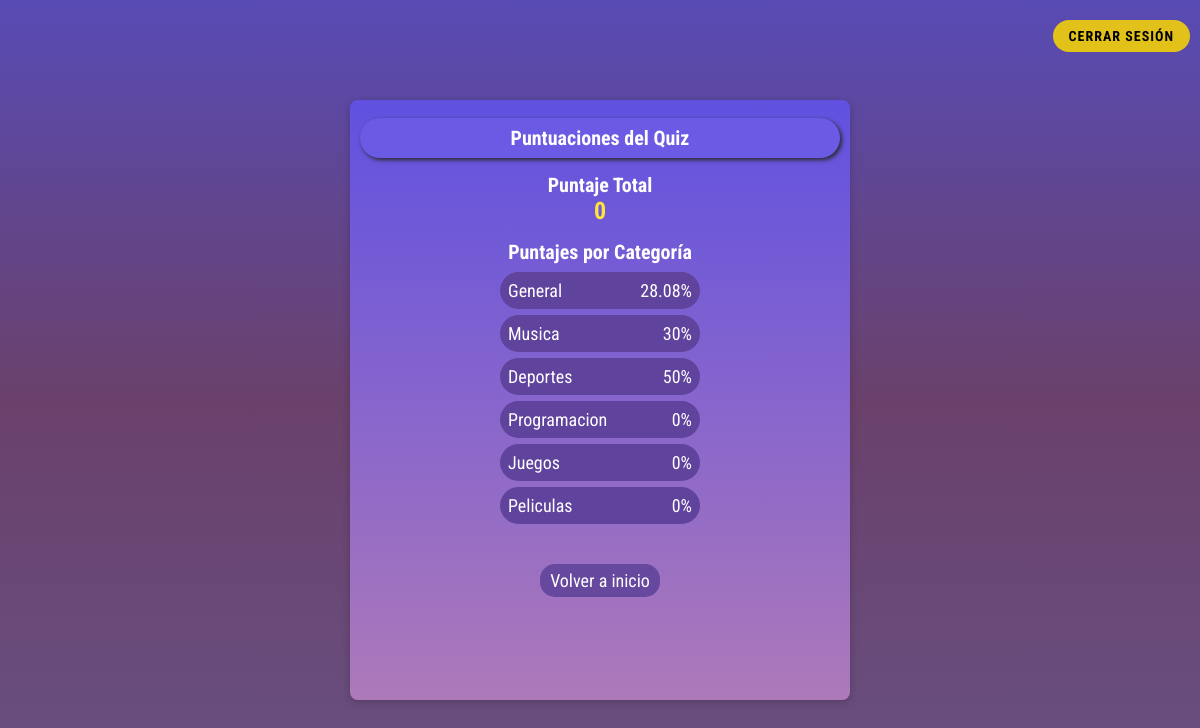
/vistas/registro.php (signed in), run on the app's committed database.
### tables this page shows
CREATE TABLE `calificaciones` (
  `calificacion_id` int(11) NOT NULL,
  `usuario_id` int(11) DEFAULT NULL,
  `tests_totales` int(11) DEFAULT 0,
  `preguntas_acertadas_totales` int(11) DEFAULT 0,
  `tests_tipo_general` int(11) DEFAULT 0,
  `preguntas_acertadas_tipo_general` int(11) DEFAULT 0,
  `tests_tipo_musica` int(11) DEFAULT 0,
  `preguntas_acertadas_tipo_musica` int(11) DEFAULT 0,
  `tests_tipo_deportes` int(11) DEFAULT 0,
  `preguntas_acertadas_tipo_deportes` int(11) DEFAULT 0,
  `tests_tipo_programacion` int(11) DEFAULT 0,
  `preguntas_acertadas_tipo_programacion` int(11) DEFAULT 0,
  `tests_tipo_juegos` int(11) DEFAULT 0,
  `preguntas_acertadas_tipo_juegos` int(11) DEFAULT 0,
  `tests_tipo_peliculas` int(11) DEFAULT 0,
  `preguntas_acertadas_tipo_peliculas` int(11) DEFAULT 0
);

### inc/database.php (called while the page is built, shortened)
<?php
function obtenerCalificacionTotalPorId($con, $usuarioId) {
    $sql = "SELECT * FROM calificaciones WHERE usuario_id = ?";
    $stmt = mysqli_prepare($con, $sql);
    if ($stmt) {
        mysqli_stmt_bind_param($stmt, "i", $usuarioId);
        mysqli_stmt_execute($stmt);
        $resultado = mysqli_stmt_get_result($stmt);
        if ($fila = mysqli_fetch_assoc($resultado)) {
            return $fila;
        }
    }
    return null;
}
?>

### inc/quizFunctions.php (called while the page is built)
<?php
function calcularPorcentaje($totalAcertadas, $testsTotales) {
    if ($testsTotales == 0 || $totalAcertadas == 0) {
        return 0;
    }else{
        $totalPreguntasRealizadas = $testsTotales * 10;
        $porcentaje = ($totalAcertadas / $totalPreguntasRealizadas) * 100;
    }
    return round($porcentaje, 2);
}
?>

### inc/regisRankFunctions.php (the view)
<?php
require_once 'database.php';
require_once 'quizFunctions.php';
function generarCategorias($conexion, $usuarioId) {
    $calificaciones = obtenerCalificacionTotalPorId($conexion, $usuarioId);
    if ($calificaciones) {
        foreach ($calificaciones as $columna => $valor) {
            if (strpos($columna, "tests_tipo_") !== false) {
                $tipo = ucfirst(str_replace("tests_tipo_", "", $columna));
                $preguntasClave = "preguntas_acertadas_tipo_" . strtolower($tipo);
                $preguntasAcertadas = $calificaciones[$preguntasClave] ?? 0;
                $porcentaje = calcularPorcentaje($preguntasAcertadas, $valor);
                echo '<div class="score-category">
                <span>' . $tipo . '</span>
                <span id="' . strtolower($tipo) . '" class="percentage">' . $porcentaje . '%</span>
                </div>';
            }
        }
    }
}
?>

### css/registro.css (style rules this page uses)
* { margin: 0; padding: 0; box-sizing: border-box; font-family: 'Roboto Condensed', sans-serif; }
body { padding: 20px; height: 100vh; background: linear-gradient(#584bb4, #6a416b, #685082); display: flex; align-items: center; justify-content: center; }
.score-category { background-color: #60439d; padding: 8px; border-radius: 50px; display: flex; justify-content: space-between; align-items: center; margin: 6px auto; font-size: 18px; max-width: 200px }

### data on the page
calificaciones: porcentaje "28.08", porcentaje "30", porcentaje "50", preguntas_acertadas_tipo_programacion "0", preguntas_acertadas_tipo_juegos "0", preguntas_acertadas_tipo_peliculas "0"

### other printed values
$tipo "General"
$tipo "Musica"
$tipo "Deportes"
$tipo "Programacion"
$tipo "Juegos"
$tipo "Peliculas"
